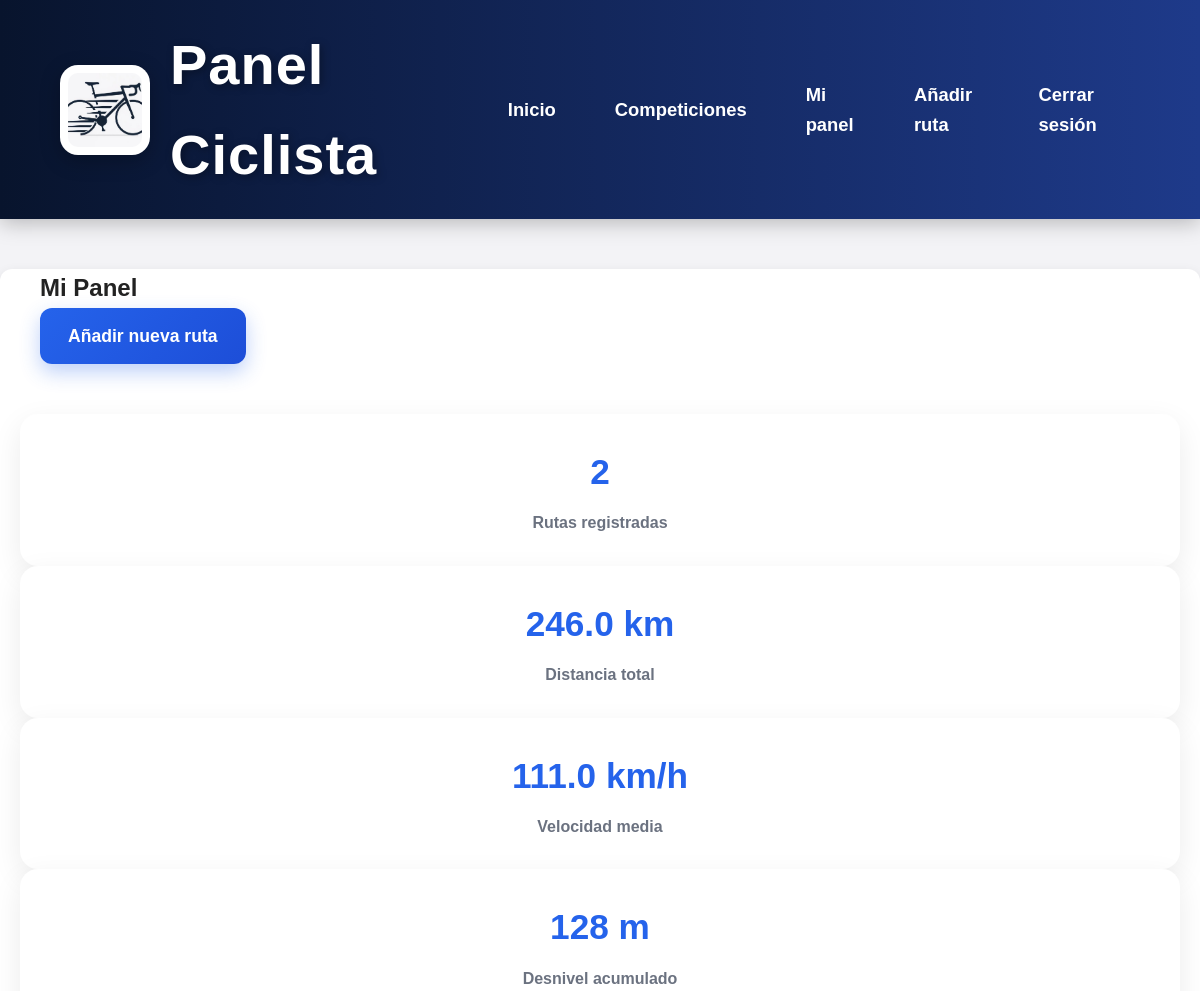
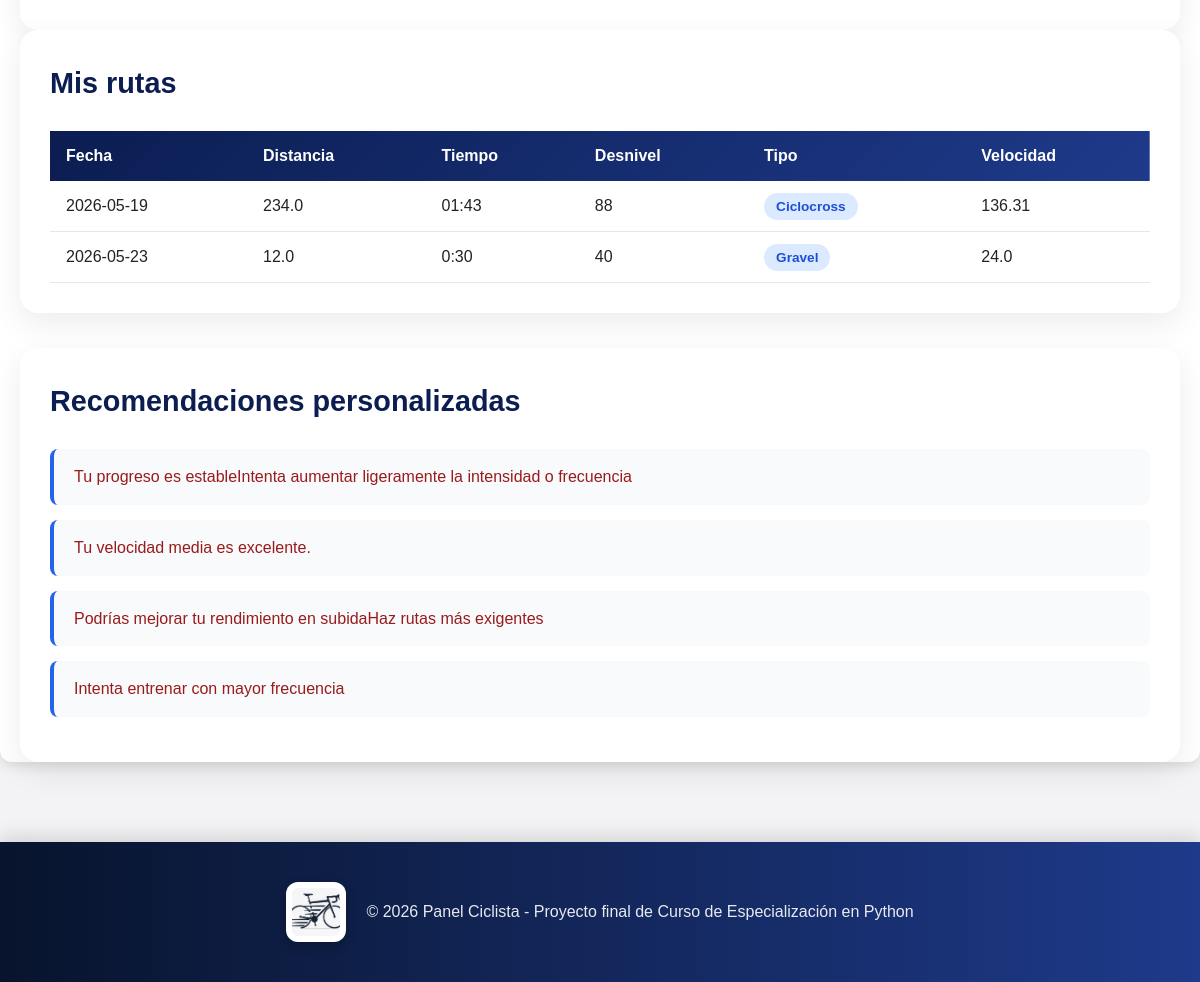
/dashboard (signed in), run on the app's committed database (2 pictures, top to bottom).
### src/models_db.py (models this page shows, shortened)
class RutaDB(db.Model):
    __tablename__ = "rutas"
    id = db.Column(db.Integer, primary_key=True)
    fecha = db.Column(db.String(20), nullable=False)
    distancia = db.Column(db.Float, nullable=False)
    tiempo = db.Column(db.String(10), nullable=False)
    desnivel = db.Column(db.Integer, nullable=False)
    tipo = db.Column(db.String(50), nullable=False)
    velocidad = db.Column(db.Float, nullable=False)
    usuario_id = db.Column(
        db.Integer,
        db.ForeignKey("usuarios.id"),
        nullable = False
    )

### app.py (the view, shortened to what this page needs)
@app.route("/dashboard")
@login_required
def dashboard():
    rutas_usuario = RutaDB.query.filter_by(usuario_id=current_user.id).all()
    import pandas as pd
    datos = []
    for ruta in rutas_usuario:
        horas, minutos = map(int, ruta.tiempo.split(":"))
        tiempo_horas = horas + minutos / 60
        datos.append({
            "fecha": ruta.fecha,
            "distancia": ruta.distancia,
            "tiempo": ruta.tiempo,
            "tiempo_horas": tiempo_horas,
            "desnivel": ruta.desnivel,
            "velocidad": ruta.velocidad,
            "tipo": ruta.tipo
        })
    df = pd.DataFrame(datos)
    estadisticas_rutas = estadisticas(df)
    progreso = calcular_progreso(df)
    recomendaciones = informe_completo(df, progreso)
    return render_template(
        "dashboard.html",
        estadisticas_rutas = estadisticas_rutas,
        progreso = progreso,
        recomendaciones = recomendaciones,
        rutas = rutas_usuario
        )

### app.py (called while the page is built)
@login_manager.user_loader
def load_user(user_id):
    return Usuario.query.get(int(user_id))

### src/logica.py (called while the page is built)
def estadisticas(df):
    distancia_total = df['distancia'].sum()
    distancia_media = df['distancia'].mean()
    tiempo_total = df['tiempo_horas'].sum()
    if tiempo_total == 0:
        velocidad_media = 0
    else:
        velocidad_media = distancia_total / tiempo_total
    desnivel_total = df['desnivel'].sum()
    return {
        "distancia_total": round(distancia_total, 2),
        "distancia_media": round(distancia_media, 2),
        "tiempo_total": round(tiempo_total, 2),
        "velocidad_media": round(velocidad_media, 2),
        "desnivel_total": round(desnivel_total, 2)
    }

### src/recomendaciones.py (called while the page is built)
def generar_recomendacion(progreso):
    indice = progreso.get("indice_progreso",0)
    if indice >= 15:
        return (
            "Excelente rendimiento."
            "Tu progreso es muy bueno y estás mejorando constantemente"
        )
    elif indice >=5:
        return (
            "Buen trabajo."
            "Tienes una mejora progresiva en tus entrenamientos"
        )
    elif indice >= 0:
        return (
            "Tu progreso es estable"
            "Intenta aumentar ligeramente la intensidad o frecuencia"
        )
    else:
        return (
            "Has tenido una bajada en tu rendimiento"
            "Necesitas revisar tu descanso y planificación."
        )

def recomendacion_velocidad(df):
    velocidad_media = df["velocidad"].mean()
    if velocidad_media >= 30:
        return "Tu velocidad media es excelente."
    elif velocidad_media >= 24:
        return "Tu velocidad media es buena."
    else:
        return (
            "Tu velocidad media puede mejorar."
            "Prueba entrenamientos de resistencia."
        )

def recomendiacion_desnivel(df):
    desnivel_medio = df["desnivel"].mean()
    if desnivel_medio >= 800:
        return "Tienes muy buen rendimiento en montaña. Eres todo un escalador."
    elif desnivel_medio >= 400:
        return "Tienes buen rendimiento en rutas con desnivel"
    else:
        return(
            "Podrías mejorar tu rendimiento en subida"
            "Haz rutas más exigentes"
        )

def recomendacion_frecuencia(df):
    total_rutas = len(df)
    if total_rutas >= 20:
        return "Tu frecuencia de entrenamiento es excelente."
    elif total_rutas >= 10:
        return "Mantienes una buena regularidad"
    else:
        return  "Intenta entrenar con mayor frecuencia"

### templates/dashboard.html (shortened to what this page needs)
{% extends 'base.html' %}
{% block content %}
<section class="dashboard-container">
    <div class="dashboard-container">
        <h1> Mi Panel</h1>
        <a href="{{ url_for('nueva_ruta')}}" class="btn btn-primary">
             Añadir nueva ruta
        </a>
    </div>
    <div class="stats-grid">
        <div class="stat-card">
            <h3>{{ rutas | length }}</h3>
            <p>Rutas registradas</p>
        </div>
        <div class="stat-card">
            <h3>{{ estadisticas_rutas.distancia_total|round(1) if estadisticas_rutas else 0 }} km</h3>
            <p>Distancia total</p>
        </div>
        <div class="stat-card">
            <h3>{{ estadisticas_rutas.velocidad_media|round(1) if estadisticas_rutas else 0 }} km/h</h3>
            <p>Velocidad media</p>
        </div>
        <div class="stat-card">
            <h3>{{ estadisticas_rutas.desnivel_total|int if estadisticas_rutas else 0 }} m</h3>
            <p>Desnivel acumulado</p>
        </div>
    </div>
    <div class="dashboard-card">
        <h2>Mis rutas</h2>
        {% if rutas %}
        <div class="table-responsive">
            <table class="rutas-table">
            <thead>
                <tr>
                    <th>Fecha</th>
                    <th>Distancia</th>
                    <th>Tiempo</th>
                    <th>Desnivel</th>
                    <th>Tipo</th>
                    <th>Velocidad</th>
                </tr>
            </thead>
            <tbody>
                {% for ruta in rutas %}
                <tr>
                    <td>{{ ruta.fecha }}</td>
                    <td>{{ ruta.distancia }}</td>
                    <td>{{ ruta.tiempo }}</td>
                    <td>{{ ruta.desnivel }}</td>
                    <td>
                        <span class="badge">{{ruta.tipo }}</span>
                    </td>
                    <td>{{ ruta.velocidad|round(2) }}</td>
                </tr>
                {% endfor %}
            </tbody>
        </table>
        </div>
        {% else %}
        <p class="empty-message">
            Todavía no has registrado ninguna ruta
        </p>
        {% endif %}
    </div>
    {% if recomendaciones %}
    <div class="dashboard-card">
        <h2>Recomendaciones personalizadas</h2>
        <ul class="recommendations-list">
            {% for recomendacion in recomendaciones %}
            <li>{{ recomendacion }}</li>
            {% endfor %}
        </ul>
    </div>
    {% endif %}
</section>
{% endblock %}

### templates/base.html (shortened to what this page needs)
<html lang="es">
<head>
    <link rel="stylesheet" href="{{url_for('static', filename='css/style.css')}}">
</head>
<body>
    <header>
        <div class="header-container">
            <div class="logo-titulo">
                <img src="{{ url_for('static', filename='img/logo.jpeg')}}"
                    alt="Logo Panel Ciclista">
                <h1>Panel Ciclista</h1>
            </div>
        <nav>
            <a href="{{ url_for('inicio')}}">Inicio</a>
            <a href="{{ url_for('competiciones')}}">Competiciones</a>
            {% if current_user.is_authenticated %}
                <a href="{{ url_for('dashboard')}}">Mi panel</a>
                <a href="{{ url_for('nueva_ruta')}}">Añadir ruta</a>
                <a href="{{ url_for('logout')}}">Cerrar sesión</a>
            {% else %}
                <a href="{{ url_for('login')}}">Acceder</a>
            {% endif %}
        </nav>
        </div>
    </header>
    <main>
        {% block content %}{% endblock %}
    </main>
    <footer>
        <div class="footer-content">
            <img src="{{ url_for('static', filename='img/logo.jpeg')}}" alt="Logo Panel Ciclista">
            <p>© 2026 Panel Ciclista - Proyecto final de Curso de Especialización en Python</p>
        </div>
    </footer>
</body>
</html>

### static/css/style.css (style rules this page uses)
* { margin: 0; padding: 0; box-sizing: border-box; }
body { font-family: Arial, sans-serif; color: #222; background-color: #f3f3f6; line-height: 1.6; margin: 0; padding: 0; }
.btn { display: inline-block; padding: 14px 30px; border-radius: 10px; text-decoration: none; font-weight: bold; font-size: 1.1rem; transition: all 0.3s ease; }
.btn-primary { background: #2563eb; color: white; }
header { background: linear-gradient(90deg, #08142d, #1e3a8a); box-shadow: 0 4px 20px rgba(0,0,0,0.25); padding: 20px 60px; position: sticky; top: 0; z-index: 1000; }
.header-container { max-width: 1400px; margin: 0 auto; display: flex; align-items: center; justify-content: space-between; }
.logo-titulo { display: flex; align-items: center; gap: 20px; }
.logo-titulo img { width: 90px; height: 90px; object-fit: cover; border-radius: 18px; background: white; padding: 8px; box-shadow: 0 6px 20px rgba(0,0,0,0.25); transition: transform 0.3s ease; }
.logo-titulo h1 { margin: 0; font-size: 3.5rem; font-weight: 800; color: white; letter-spacing: 1px; text-shadow: 2px 2px 8px rgba(0,0,0,0.35); }
nav { display: flex; align-items: center; gap: 15px; }
nav a { color: white; text-decoration: none; font-size: 1.15rem; font-weight: 600; padding: 14px 22px; border-radius: 12px; transition: all 0.3s ease; }
main { width: 100%; max-width: none; margin: 0; background: white; padding: 0; border-radius: 12px; box-shadow: 0 4px 12px rgba(0,0,0,0.1); }
ul { list-style: none; margin-bottom: 20px; }
ul li { background: #fee2e2; color: #991b1b; padding: 10px; border-radius: 6px; }
.dashboard-container { max-width: 1200px; margin: 50px auto; padding: 0 20px; }
.btn { display: inline-block; padding: 14px 28px; border-radius: 12px; text-decoration: none; font-weight: 700; transition: 0.3s; }
.btn-primary { background: linear-gradient(135deg,#2563eb, #1d4ed8); color: white; box-shadow: 0 8px 20px rgba(37, 99, 235, 0.3); }
.stat-card { background: white; padding: 30px 20px; border-radius: 18px; box-shadow: 0 10px 30px rgba(0,0,0,0.08); text-align: center; transition: 0.3s; }
.stat-card h3 { font-size: 2.2rem; color: #2563eb; margin-bottom: 10px; font-weight: 800; }
.stat-card p { color: #6b7280; font-weight: 600; margin: 0; }
.dashboard-card { background: white; padding: 30px; border-radius: 18px; box-shadow: 0 10px 30px rgba(0,0,0,0.08); margin-bottom: 35px; }
.dashboard-card h2 { margin-top: 0; margin-bottom: 25px; color: #0b1d51; font-size: 1.8rem; }
.table-responsive { overflow-x: auto; }
.rutas-table { width: 100%; border-collapse: collapse; }
.rutas-table thead { background: linear-gradient(135deg, #0b1d51, #1e3a8a); color: white; }
.rutas-table th { padding: 16px; text-align: left; font-weight: 700; }
.rutas-table td { padding: 16px; border-bottom: 1px solid #e5e7eb; }
.badge { background: #dbeafe; color: #1d4ed8; padding: 6px 12px; border-radius: 999px; font-size: 0.85rem; font-weight: 700; }
.recommendations-list { list-style: none; padding: 0; margin: 0; }
.recommendations-list li { background: #f8fafc; border-left: 4px solid #2563eb; padding: 15px 20px; margin-bottom: 15px; border-radius: 8px; font-weight: 500; }
footer { background: linear-gradient(90deg, #08142d, #1e3a8a); color: white; margin-top: 80px; padding: 40px 20px; box-shadow: 0 -4px 20px rgba(0,0,0,0.15); }
footer p { margin: 0.4rem 0; font-size: 0.95rem; }
.footer-content { max-width: 1400px; margin: 0 auto; display: flex; align-items: center; justify-content: center; gap: 20px; flex-wrap: wrap; text-align: center; }
.footer-content img { width: 60px; height: 60px; object-fit: cover; border-radius: 12px; background: white; padding: 6px; box-shadow: 0 4px 12px rgba(0,0,0,0.25); }
.footer-content p { margin: 0; font-size: 1rem; font-weight: 500; color: rgba(255,255,255,0.9); }

### data on the page
RutaDB: fecha "2026-05-19", distancia "234.0", tiempo "01:43", desnivel "88", tipo "Ciclocross", velocidad "136.31"
RutaDB: fecha "2026-05-23", distancia "12.0", tiempo "0:30", desnivel "40", tipo "Gravel", velocidad "24.0"

### other printed values
{{ rutas | length }} "2"
{{ estadisticas_rutas.desnivel_total|int if estadisticas_rutas else 0 }} "128"
{{ recomendacion }} "Tu progreso es estableIntenta aumentar ligeramente la intensidad o frecuencia" "Tu velocidad media es excelente." "Podrías mejorar tu rendimiento en subidaHaz rutas más exigentes" "Intenta entrenar con mayor frecuencia"
